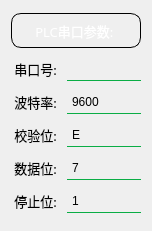
     <widget class="QWidget" name="layoutWidget_2">
      <property name="geometry">
       <rect>
        <x>260</x>
        <y>20</y>
        <width>136</width>
        <height>231</height>
       </rect>
      </property>
      <layout class="QGridLayout" name="gridLayout_3">
       <item row="0" column="0">
        <widget class="QLabel" name="label_21">
         <property name="maximumSize">
          <size>
           <width>16777215</width>
           <height>35</height>
          </size>
         </property>
         <property name="font">
          <font>
           <family>Arial Rounded MT Bold</family>
           <pointsize>10</pointsize>
           <weight>50</weight>
           <italic>false</italic>
           <bold>false</bold>
          </font>
         </property>
         <property name="styleSheet">
          <string notr="true">background-color: qlineargradient(x1:0, y1:0, x2:1, y2:0,

   stop:0 rgb(0, 179, 87),stop:0.5 rgb(50, 149, 0),stop:1 rgb(0,179, 87));
color: rgb(255, 255, 255);
font: 10pt &quot;Arial Rounded MT Bold&quot;;
border: 0.5px solid ;
border-top-left-radius:10px;
border-top-right-radius:10px;
border-bottom-left-radius:10px;
border-bottom-right-radius:10px;</string>
         </property>
         <property name="text">
          <string>      PLC串口参数:</string>
         </property>
        </widget>
       </item>
       <item row="1" column="0">
        <layout class="QHBoxLayout" name="horizontalLayout_4">
         <item>
          <widget class="QLabel" name="label_29">
           <property name="minimumSize">
            <size>
             <width>50</width>
             <height>25</height>
            </size>
           </property>
           <property name="maximumSize">
            <size>
             <width>50</width>
             <height>25</height>
            </size>
           </property>
           <property name="font">
            <font>
             <family>微软雅黑</family>
             <pointsize>10</pointsize>
             <weight>9</weight>
             <italic>false</italic>
             <bold>false</bold>
            </font>
           </property>
           <property name="styleSheet">
            <string notr="true">background-color:transparent; 
color: black;
font: 75 10pt &quot;微软雅黑&quot;;</string>
           </property>
           <property name="text">
            <string> 串口号:</string>
           </property>
          </widget>
         </item>
         <item>
          <widget class="QComboBox" name="comboBox_com_plc">
           <property name="minimumSize">
            <size>
             <width>0</width>
             <height>25</height>
            </size>
           </property>
           <property name="styleSheet">
            <string notr="true">QComboBox{
font: 75 9pt &quot;微软雅黑&quot;;
border:none;
background-color:transparent ;
border-bottom:1px solid rgb(10, 173, 69)
}
QComboBox::down-arrow{
image: url(:/icon/arrow-down1.png);
 width:20px;
 height:25px;
}
QComboBox::drop-down{
background-color:transparent;
width:20px;
height:25px; 
}
</string>
           </property>
           <property name="placeholderText">
            <string>COM选择</string>
           </property>
           <item>
            <property name="text">
             <string>COM1</string>
            </property>
           </item>
           <item>
            <property name="text">
             <string>COM2</string>
            </property>
           </item>
           <item>
            <property name="text">
             <string>COM3</string>
            </property>
           </item>
           <item>
            <property name="text">
             <string>COM4</string>
            </property>
           </item>
           <item>
            <property name="text">
             <string>COM5</string>
            </property>
           </item>
           <item>
            <property name="text">
             <string>COM6</string>
            </property>
           </item>
           <item>
            <property name="text">
             <string>COM7</string>
            </property>
           </item>
           <item>
            <property name="text">
             <string>COM8</string>
            </property>
           </item>
           <item>
            <property name="text">
             <string>COM9</string>
            </property>
           </item>
          </widget>
         </item>
        </layout>
       </item>
       <item row="2" column="0">
        <layout class="QHBoxLayout" name="horizontalLayout_5">
         <item>
          <widget class="QLabel" name="label_30">
           <property name="minimumSize">
            <size>
             <width>50</width>
             <height>25</height>
            </size>
           </property>
           <property name="maximumSize">
            <size>
             <width>50</width>
             <height>25</height>
            </size>
           </property>
           <property name="font">
            <font>
             <family>微软雅黑</family>
             <pointsize>10</pointsize>
             <weight>9</weight>
             <italic>false</italic>
             <bold>false</bold>
            </font>
           </property>
           <property name="styleSheet">
            <string notr="true">background-color:transparent; 
color: black;
font: 75 10pt &quot;微软雅黑&quot;;</string>
           </property>
           <property name="text">
            <string> 波特率:</string>
           </property>
          </widget>
         </item>
         <item>
          <widget class="QComboBox" name="comboBox_botelv_plc">
           <property name="minimumSize">
            <size>
             <width>0</width>
             <height>25</height>
            </size>
           </property>
           <property name="styleSheet">
            <string notr="true">QComboBox{
font: 75 9pt &quot;微软雅黑&quot;;
border:none;
background-color:transparent ;
border-bottom:1px solid rgb(10, 173, 69)
}
QComboBox::down-arrow{
image: url(:/icon/arrow-down1.png);
 width:20px;
 height:25px;
}
QComboBox::drop-down{
background-color:transparent;
width:20px;
height:25px; 
}
</string>
           </property>
           <item>
            <property name="text">
             <string>9600</string>
            </property>
           </item>
           <item>
            <property name="text">
             <string>14400</string>
            </property>
           </item>
           <item>
            <property name="text">
             <string>19200</string>
            </property>
           </item>
           <item>
            <property name="text">
             <string>115200</string>
            </property>
           </item>
          </widget>
         </item>
        </layout>
       </item>
       <item row="3" column="0">
        <layout class="QHBoxLayout" name="horizontalLayout_6">
         <item>
          <widget class="QLabel" name="label_31">
           <property name="minimumSize">
            <size>
             <width>50</width>
             <height>25</height>
            </size>
           </property>
           <property name="maximumSize">
            <size>
             <width>50</width>
             <height>25</height>
            </size>
           </property>
           <property name="font">
            <font>
             <family>微软雅黑</family>
             <pointsize>10</pointsize>
             <weight>9</weight>
             <italic>false</italic>
             <bold>false</bold>
            </font>
           </property>
           <property name="styleSheet">
            <string notr="true">background-color:transparent; 
color: black;
font: 75 10pt &quot;微软雅黑&quot;;</string>
           </property>
           <property name="text">
            <string> 校验位:</string>
           </property>
          </widget>
         </item>
         <item>
          <widget class="QComboBox" name="comboBox_jiaoyan_plc">
           <property name="minimumSize">
            <size>
             <width>0</width>
             <height>25</height>
            </size>
           </property>
           <property name="styleSheet">
            <string notr="true">QComboBox{
font: 75 9pt &quot;微软雅黑&quot;;
border:none;
background-color:transparent ;
border-bottom:1px solid rgb(10, 173, 69)
}
QComboBox::down-arrow{
image: url(:/icon/arrow-down1.png);
 width:20px;
 height:25px;
}
QComboBox::drop-down{
background-color:transparent;
width:20px;
height:25px; 
}
</string>
           </property>
           <item>
            <property name="text">
             <string>E</string>
            </property>
           </item>
           <item>
            <property name="text">
             <string>N</string>
            </property>
           </item>
           <item>
            <property name="text">
             <string>O</string>
            </property>
           </item>
           <item>
            <property name="text">
             <string>S</string>
            </property>
           </item>
          </widget>
         </item>
        </layout>
       </item>
       <item row="4" column="0">
        <layout class="QHBoxLayout" name="horizontalLayout_7">
         <item>
          <widget class="QLabel" name="label_32">
           <property name="minimumSize">
            <size>
             <width>50</width>
             <height>25</height>
            </size>
           </property>
           <property name="maximumSize">
            <size>
             <width>50</width>
             <height>25</height>
            </size>
           </property>
           <property name="font">
            <font>
             <family>微软雅黑</family>
             <pointsize>10</pointsize>
             <weight>9</weight>
             <italic>false</italic>
             <bold>false</bold>
            </font>
           </property>
           <property name="styleSheet">
            <string notr="true">background-color:transparent; 
color: black;
font: 75 10pt &quot;微软雅黑&quot;;</string>
           </property>
           <property name="text">
            <string> 数据位:</string>
           </property>
          </widget>
         </item>
         <item>
          <widget class="QComboBox" name="comboBox_shujuwei_plc">
           <property name="minimumSize">
            <size>
             <width>0</width>
             <height>25</height>
            </size>
           </property>
           <property name="styleSheet">
            <string notr="true">QComboBox{
font: 75 9pt &quot;微软雅黑&quot;;
border:none;
background-color:transparent ;
border-bottom:1px solid rgb(10, 173, 69)
}
QComboBox::down-arrow{
image: url(:/icon/arrow-down1.png);
 width:20px;
 height:25px;
}
QComboBox::drop-down{
background-color:transparent;
width:20px;
height:25px; 
}
</string>
           </property>
           <item>
            <property name="text">
             <string>7</string>
            </property>
           </item>
           <item>
            <property name="text">
             <string>5</string>
            </property>
           </item>
           <item>
            <property name="text">
             <string>6</string>
            </property>
           </item>
           <item>
            <property name="text">
             <string>8</string>
            </property>
           </item>
          </widget>
         </item>
        </layout>
       </item>
       <item row="5" column="0">
        <layout class="QHBoxLayout" name="horizontalLayout_8">
         <item>
          <widget class="QLabel" name="label_33">
           <property name="minimumSize">
            <size>
             <width>50</width>
             <height>25</height>
            </size>
           </property>
           <property name="maximumSize">
            <size>
             <width>50</width>
             <height>25</height>
            </size>
           </property>
           <property name="font">
            <font>
             <family>微软雅黑</family>
             <pointsize>10</pointsize>
             <weight>9</weight>
             <italic>false</italic>
             <bold>false</bold>
            </font>
           </property>
           <property name="styleSheet">
            <string notr="true">background-color:transparent; 
color: black;
font: 75 10pt &quot;微软雅黑&quot;;</string>
           </property>
           <property name="text">
            <string> 停止位:</string>
           </property>
          </widget>
         </item>
         <item>
          <widget class="QComboBox" name="comboBox_tingzhiwei_plc">
           <property name="minimumSize">
            <size>
             <width>0</width>
             <height>25</height>
            </size>
           </property>
           <property name="styleSheet">
            <string notr="true">QComboBox{
font: 75 9pt &quot;微软雅黑&quot;;
border:none;
background-color:transparent ;
border-bottom:1px solid rgb(10, 173, 69)
}
QComboBox::down-arrow{
image: url(:/icon/arrow-down1.png);
 width:20px;
 height:25px;
}
QComboBox::drop-down{
background-color:transparent;
width:20px;
height:25px; 
}
</string>
           </property>
           <item>
            <property name="text">
             <string>1</string>
            </property>
           </item>
           <item>
            <property name="text">
             <string>1.5</string>
            </property>
           </item>
           <item>
            <property name="text">
             <string>2</string>
            </property>
           </item>
          </widget>
         </item>
        </layout>
       </item>
      </layout>
     </widget>
